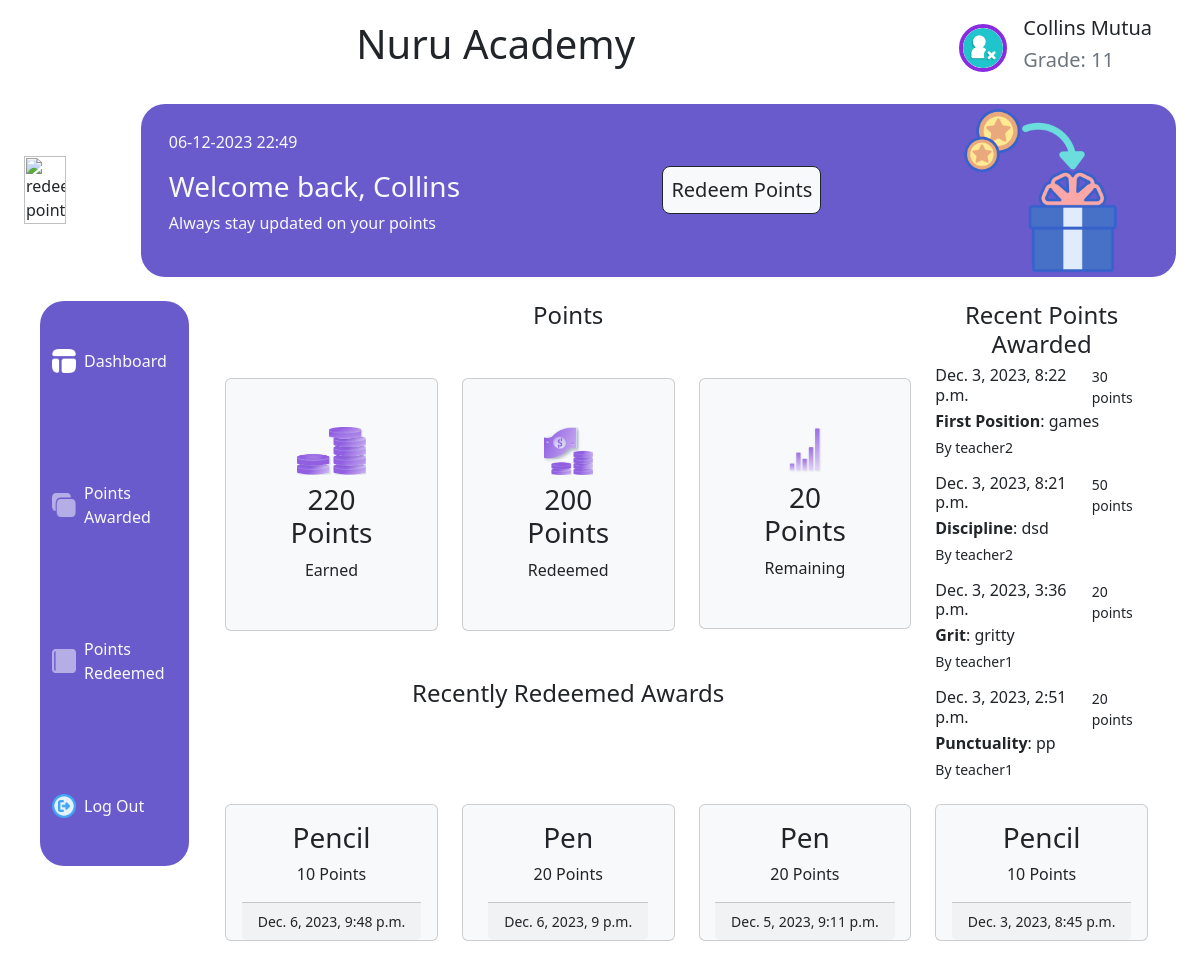
Screenshot of /students/dashboard/ (signed in) with the database file from the repository.
### base/models.py (models this page shows, shortened)
class StudentProfile(models.Model):
    user = models.OneToOneField(CustomUser, on_delete=models.CASCADE,
                                primary_key=True)
    grade = models.CharField(max_length=10, null=True, blank=True)
    adm_no = models.PositiveIntegerField(null=True, blank=True, unique=True)
    parent_contact = models.CharField(max_length=15, null=True, blank=True)

class CustomUser(AbstractUser):
    first_name = models.CharField(max_length=30, blank=False)
    last_name = models.CharField(max_length=30, blank=False)
    is_student = models.BooleanField(default=False)
    is_teacher = models.BooleanField(default=False)
    created_at = models.DateTimeField(auto_now_add=True)
    updated_at = models.DateTimeField(auto_now=True)
    def __str__(self):
        return self.username

class PointTransaction(models.Model):
    student = models.ForeignKey(
        CustomUser,
        related_name='receiving_point',
        on_delete=models.CASCADE,
        limit_choices_to={'is_student': True}
    )
    teacher = models.ForeignKey(
        CustomUser,
        related_name='giving_point',
        on_delete=models.CASCADE,
        limit_choices_to={'is_teacher': True}
    )
    category = models.ForeignKey(PointCategory, on_delete=models.CASCADE)
    description = models.TextField()
    created_at = models.DateTimeField(auto_now_add=True)
    updated_at = models.DateTimeField(auto_now=True)
    class Meta:
        ordering = ['-created_at', '-category']

class PointCategory(models.Model):
    name = models.CharField(max_length=50)
    description = models.CharField(max_length=255)
    point = models.PositiveIntegerField(null=False, blank=False)
    created_at = models.DateTimeField(auto_now_add=True)
    updated_at = models.DateTimeField(auto_now=True)

class RedeemAward(models.Model):
    select_award = models.ForeignKey(
        AwardItem,
        on_delete=models.CASCADE,
        null=True,
        limit_choices_to={'units__gt': 0}
    )
    student = models.ForeignKey(
        CustomUser,
        related_name='redeeming_point',
        on_delete=models.CASCADE,
        limit_choices_to={'is_student': True}
    )
    date_redeemed = models.DateTimeField(auto_now=True)
    class Meta:
        ordering = ['-date_redeemed']

class AwardItem(models.Model):
    name = models.CharField(max_length=100)
    points = models.IntegerField()
    description = models.TextField(null=True, blank=True)
    units = models.IntegerField(null=True, blank=True)
    created_at = models.DateTimeField(auto_now_add=True)
    updated_at = models.DateTimeField(auto_now=True)
    class Meta:
        ordering = ('-updated_at', '-created_at')

### base/views.py (the view)
# urls.py: path('students/dashboard/', students_dashboard, name='students_dashboard'),
@user_passes_test(lambda u: u.is_authenticated and u.is_student,
                  login_url='login')
def students_dashboard(request):
    points = (
        PointTransaction.objects
        .filter(student=request.user)
        .order_by('-created_at')[:4]
    )
    total_points = (
            PointTransaction.objects.filter(student=request.user)
            .aggregate(Sum('category__point'))['category__point__sum'] or 0
    )
    total_redeemed = (
            RedeemAward.objects.filter(student=request.user)
            .aggregate(Sum('select_award__points'))
            .get('select_award__points__sum', 0) or 0
    )
    points_balance = total_points - total_redeemed
    bios = StudentProfile.objects.filter(user=request.user)[0]
    redeemed_items = (
        RedeemAward.objects
        .filter(student=request.user)
        .order_by('-date_redeemed')[:4]
    )
    context = {
            'points': points,
            'total': total_points,
            'bios': bios,
            'items': redeemed_items,
            'redeemed': total_redeemed,
            'balance': points_balance
    }
    return render(request, "base/students_dashboard.html", context)

### base/templates/base/students_dashboard.html (shortened to what this page needs)
{% extends "base/dashboard.html" %}
{% load static %}
{% block content %}
    <div class="row justify-content-around align-contents-center">
        <div class="col-sm-9">
            <div class="row d-flex">
                <h4 class="text-center mb-5">Points</h4>
                <div class="col-md-4">
                    <div class="card p-5 bg-light text-dark align-items-center">
                        <img src="{% static 'base/assets/frame-30-r2Y.png' %}" class="card-img-top img-fluid" alt="total-points" style="width:60%; height:auto;">
                        <div class="card-body mt-2 p-0">
                            <h3 class="card-title text-center">{{ total }} Points</h3>
                            <p class="card-text text-center">Earned</p>
                        </div>
                    </div>
                </div>
                <div class="col-md-4">
                    <div class="card p-5 bg-light text-dark align-items-center">
                        <img src="{% static 'base/assets/group-14-Gyr.png' %}" class="card-img-top img-fluid" alt="redeemed-points" style="width:43%; height:auto;">
                        <div class="card-body mt-2 p-0">
                            <h3 class="card-title text-center">{{ redeemed }} Points</h3>
                            <p class="card-text text-center">Redeemed</p>
                        </div>
                    </div>
                </div>
                <div class="col-md-4">
                    <div class="card p-5 bg-light text-dark align-items-center">
                        <img src="{% static 'base/assets/group-15.png' %}" class="card-img-top img-fluid" alt="remaining-points" style="width:30%; height:auto;">
                        <div class="card-body mt-2 p-0">
                            <h3 class="card-title text-center">{{ balance }} Points</h6>
                            <p class="card-text text-center">Remaining</p>
                        </div>
                    </div>
                </div>
                <h4 class="text-center mt-5">Recently Redeemed Awards</h4>
            </div>
        </div>
        <div class="col-sm-3">
            <div class="list-group">
                <h4 class="text-center">Recent Points Awarded</h4>
                {% if total is not None and total != 0 %}
                    {% for point in points %}
                        <div class="mb-3">
                            <div class="d-flex w-10 justify-content-between">
                                <h6 class="mb-1">{{ point.created_at }}</h6>
                                <small>{{ point.category.point }} points</small>
                            </div>
                            <p class="mb-1"><strong>{{ point.category.name }}</strong>: {{ point.description }}</p>
                            <small>By {{ point.teacher }}</small>
                        </div>
                    {% endfor %}
                {% else %}
                    <h1>No Points awarded yet</h1>
                {% endif %}
            </div>
        </div>
    </div>
    <div class="row me-3 mt-2">
        {% if redeemed is not None and redeemed != 0 %}
            {% for item in items %}
                <div class="col-lg-3 col-md-3 col-sm-3">
                    <div class="card bg-light text-dark align-items-center">
                        <div class="card-body">
                            <h3 class="card-title text-center">{{ item.select_award.name }}</h3>
                            <p class="card-text text-center">{{ item.select_award.points }} Points</p>
                        </div>
                        <div class="card-footer text-center">
                            <small>{{ item.date_redeemed }}</small>
                        </div>
                    </div>
                </div>
            {% endfor %}
        {% else %}
            <h1>No Awards redeemed yet</h1>
        {% endif %}
    </div>
{% endblock %}

### base/templates/base/dashboard.html (shortened to what this page needs)
{% load static %}
<html lang="en">
<head>
    <link href="https://cdn.jsdelivr.net/npm/bootstrap@5.3.2/dist/css/bootstrap.min.css" rel="stylesheet">
</head>
<body>
    <div class="d-flex justify-content-between align-items-center mx-5 mt-3">
        <div style="width:fit-content; margin: 0 auto;">
            <h1>Nuru Academy</h1>
        </div>
        <div class="d-flex justify-content-end align-items-center">
            <div class="px-3">
                <a href="{% url 'logout' %}">
                    <img src="{% static 'base/assets/user-logout.png' %}" alt="profile-icon" class="float-end align-contents-center rounded-circle" style="position:relative; border:4px solid blueviolet; width: 48px; height: 48px;">
                </a>
            </div>
            <div class="d-flex flex-column align-items-start">
                <h5 class="text-end font-weight-bold">{{ bios.user.first_name }} {{ bios.user.last_name }}</h5>
                {% if user.is_student %}
                    <h5 class="text-end text-secondary">Grade: {{ bios.grade }}</h5>
                {% endif %}
            </div>
        </div>
    </div>
    <section class="d-flex justify-content-between m-4 align-items-center">
        <div class="school-image">
            <img src="{% static 'base/assets/redeem-points-1-1.png' %}" class="img-fluid" style="width:60%; height:auto;" alt="redeem-points">
        </div>
        <div class="container-lg" style="background-color:hsl(248, 53%, 58%); border-radius: 24px;">
            <div class="row g-2 justify-content-center align-items-center">
                <div class="col-sm-6 col-lg-6 align-contents-center">
                    <div>
                        <p class="text-light ms-3">{% now "d-m-Y H:i" %}</p>
                        <div class="text-light ms-3">
                            <h3 class="">Welcome back, {{ bios.user.first_name }}</h3>
                            {% if user.is_student %}
                                <p class="">Always stay updated on your points</p>
                            {% elif user.is_teacher %}
                                <p class="">Always stay updated on students points</p>
                            {% endif %}
                        </div>
                    </div>
                </div>
                {% if user.is_student %}
                    <div class="col-sm-3 col-lg-3">
                        <a class="btn p-2 bg-light btn-lg border border-dark" href="{% url 'redeem-point' %}">Redeem Points</a>
                    </div>
                {% elif user.is_teacher %}
                    <div class="col-sm-3 col-lg-3">
                        <a class="btn p-2 bg-light btn-lg border border-dark" href="{% url 'award-point' %}">Award Points</a>
                    </div>
                {% endif %}
                <div class="col-sm-3 col-lg-3 text-center d-none d-md-block">
                    <img src="{% static 'base/assets/redeem-points-1.png' %}" alt="redeem-points" class="img-fluid" style="width:70%; height:auto;">
                </div>
            </div>
        </div>
    </section>
    <section class="d-flex justify-content-between m-3 align-items-start">
        <div class="container text-light mx-4 pt-5 pb-5 justify-content-between align-items-start d-flex flex-column" style="background-color:hsl(248, 53%, 58%); width: 15%; min-width: 50px; height: 565px; border-radius: 24px;">
            {% if user.is_teacher %}
                <a href="{% url 'teachers_dashboard' %}" class="text-decoration-none">
                    <div class="d-flex justify-content-center align-items-center mb-3">
                        <img class="img-fluid me-2" src="{% static 'base/assets/dashboard.png' %}" alt="Dashboard Icon" style="width: 24px; height: 24px">
                        <p class="text-light ml-2 mb-0 d-none d-md-inline">Dashboard</p>
                    </div>
                </a>
                <a href="{% url 'student-points' %}" class="text-decoration-none">
                    <div class="d-flex justify-content-center align-items-center mb-3">
                        <img class="img-fluid me-2" src="{% static 'base/assets/cash.png' %}" alt="Cash Icon" style="width: 24px; height: 24px">
                        <p class="text-light ml-2 mb-0 d-none d-md-inline">Student Points</p>
                    </div>
                </a>
                <a href="{% url 'student-awards' %}" class="text-decoration-none">
                    <div class="d-flex justify-content-center align-items-center mb-3">
                        <img class="img-fluid me-2" src="{% static 'base/assets/notebook.png' %}" alt="Notebook Icon" style="width: 24px; height: 24px">
                        <p class="text-light ml-2 mb-0 d-none d-md-inline">Student Awards</p>
                    </div>
                </a>
                <a href="{% url 'logout' %}" class="text-decoration-none">
                    <div class="d-flex justify-content-center align-items-center">
                        <img class="img-fluid me-2" src="{% static 'base/assets/logout.png' %}" alt="Logout Icon" style="width: 24px; height: 24px">
                        <p class="text-light ml-2 mb-0 d-none d-md-inline">Log Out</p>
                    </div>
                </a>
            {% elif user.is_student %}
                <a href="{% url 'students_dashboard' %}" class="text-decoration-none">
                    <div class="d-flex justify-content-center align-items-center mb-3">
                        <img class="img-fluid me-2" src="{% static 'base/assets/dashboard.png' %}" alt="Dashboard Icon" style="width: 24px; height: 24px">
                        <p class="text-light ml-2 mb-0 d-none d-md-inline">Dashboard</p>
                    </div>
                </a>
                <a href="{% url 'points-awarded' %}" class="text-decoration-none">
                    <div class="d-flex justify-content-center align-items-center mb-3">
                        <img class="img-fluid me-2" src="{% static 'base/assets/cash.png' %}" alt="Cash Icon" style="width: 24px; height: 24px">
                        <p class="text-light ml-2 mb-0 d-none d-md-inline">Points Awarded</p>
                    </div>
                </a>
                <a href="{% url 'points-redeemed' %}" class="text-decoration-none">
                    <div class="d-flex justify-content-center align-items-center mb-3">
                        <img class="img-fluid me-2" src="{% static 'base/assets/notebook.png' %}" alt="Notebook Icon" style="width: 24px; height: 24px">
                        <p class="text-light ml-2 mb-0 d-none d-md-inline">Points Redeemed</p>
                    </div>
                </a>
                <a href="{% url 'logout' %}" class="text-decoration-none">
                    <div class="d-flex justify-content-center align-items-center">
                        <img class="img-fluid me-2" src="{% static 'base/assets/logout.png' %}" alt="Logout Icon" style="width: 24px; height: 24px">
                        <p class="text-light ml-2 mb-0 d-none d-md-inline">Log Out</p>
                    </div>
                </a>
            {% endif %}
        </div>
        <div class="container mt-0">
            <div class="row align-items-start">
                {% block content %}
                {% endblock %}
            </div>
        </div>
    </section>
</body>
</html>

### rows the page displays
StudentProfile: user.first_name "Collins", user.last_name "Mutua", grade "11"
PointTransaction: created_at "Dec. 3, 2023, 8:22 p.m.", category.point "30", category.name "First Position", description "games", teacher "teacher2"
PointTransaction: created_at "Dec. 3, 2023, 8:21 p.m.", category.point "50", category.name "Discipline", description "dsd", teacher "teacher2"
PointTransaction: created_at "Dec. 3, 2023, 3:36 p.m.", category.point "20", category.name "Grit", description "gritty", teacher "teacher1"
PointTransaction: created_at "Dec. 3, 2023, 2:51 p.m.", category.point "20", category.name "Punctuality", description "pp", teacher "teacher1"
RedeemAward: select_award.name "Pencil", select_award.points "10", date_redeemed "Dec. 6, 2023, 9:48 p.m."
RedeemAward: select_award.name "Pen", select_award.points "20", date_redeemed "Dec. 6, 2023, 9 p.m."
RedeemAward: select_award.name "Pen", select_award.points "20", date_redeemed "Dec. 5, 2023, 9:11 p.m."
RedeemAward: select_award.name "Pencil", select_award.points "10", date_redeemed "Dec. 3, 2023, 8:45 p.m."

### other values shown
{{ total }} "220"
{{ redeemed }} "200"
{{ balance }} "20"
